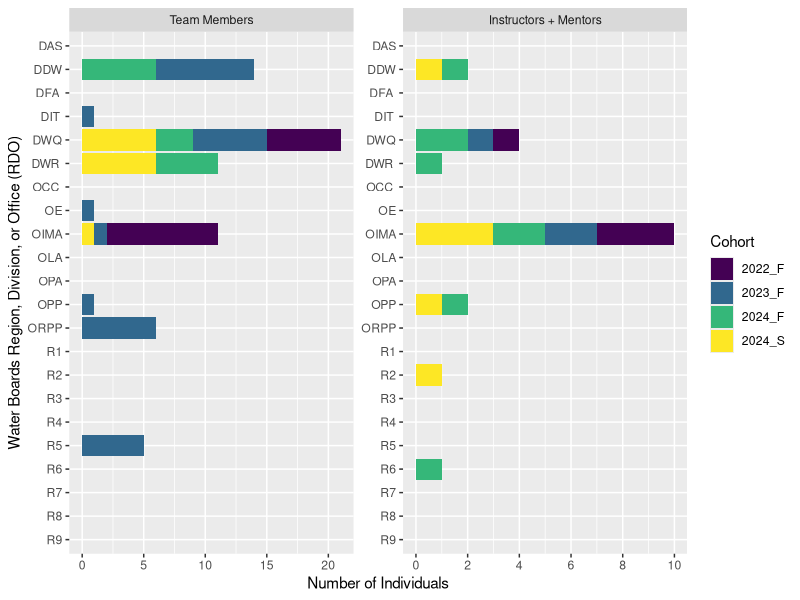
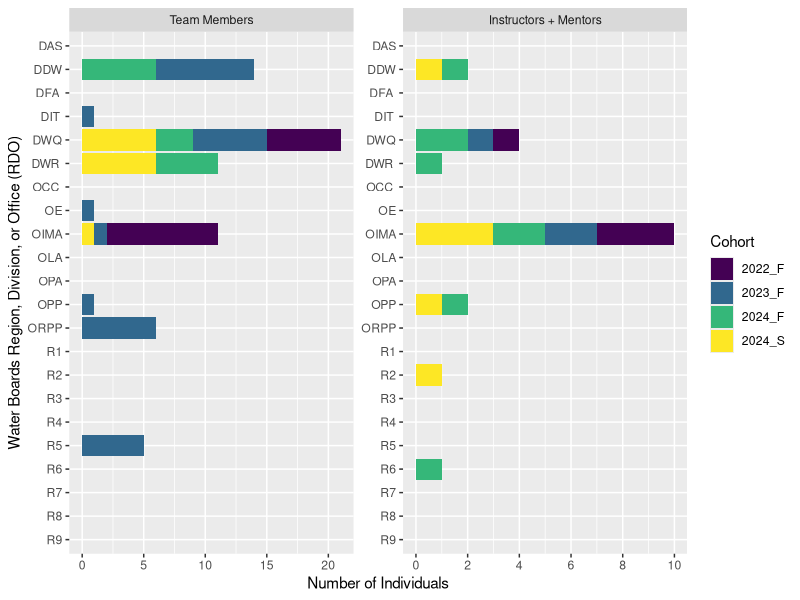

Write the R code that produced these figures, in order.
#install.packages("here")
#install.packages("readr")
#install.packages("tidyr")
#install.packages("ggplot2")
#install.packages("viridis")

library(here)
library(readr)
library(tidyr)
library(ggplot2)
library(viridis)

# Update RDO Data in "cohorts/annual-rdo.csv" 
# Import the RDO data
rdo = read.csv(here("cohorts/annual-rdo.csv"))

# Convert from wide to long format
rdo_long <- gather(rdo, Cohort, Count, 'X2022_F':'X2024_FIM')

# Convert RDO to a factor
rdo_long$RDO <- factor(rdo_long$RDO, levels=rev(unique(rdo_long$RDO)))

# Remove the first character ("X") in front of Cohort years
rdo_long$Cohort <- gsub("^.{0,1}", "", rdo_long$Cohort)

# Add a column to specify the type of individuals represented
rdo_long$IndividualType <- ""

# If Cohort ends in "IM", make IndividualType = "Instructors + Mentors", else  "Team Members"
rdo_long$IndividualType <- ifelse(grepl("IM", rdo_long$Cohort), "Instructors + Mentors", "Team Members")

# Remove "IM" from Cohort years
rdo_long$Cohort <- gsub("\\IM$","", rdo_long$Cohort)

# Create the plot
ggplot(rdo_long, aes(fill=Cohort, x=Count, y=RDO)) + 
  geom_bar(position="stack", stat="identity") +
  xlab("Number of Individuals") + 
  ylab("Water Boards Region, Division, or Office (RDO)") +
  scale_fill_viridis(discrete = TRUE, option = "viridis") +
  facet_wrap(~factor(IndividualType, c("Team Members", "Instructors + Mentors")), 
             scales = "free") +
  scale_x_continuous(n.breaks=6)

# Save the plot
ggsave(path = "cohorts/images", filename = "annual-rdo.png",
       dpi = 600, width = 7.08, height = 5, units = "in")
